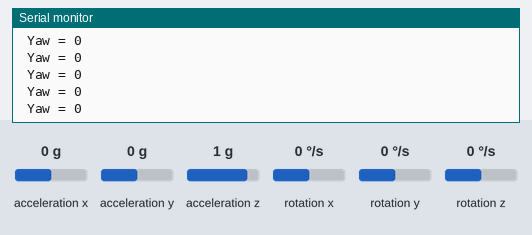
Simulated run of this sketch. Board: Arduino Uno, built with avr-gcc and run on an emulated ATmega328P. On the bench: the last lines printed to the serial monitor. The inputs (shaded band) are chosen by the test bench; at power-on: rotation z 0 °/s, acceleration x 0 g, acceleration y 0 g, acceleration z 1 g, rotation x 0 °/s, rotation y 0 °/s.

Above: at 1.2 s.
1.3 s: rotation z set to -192 °/s
At 1.9 s:
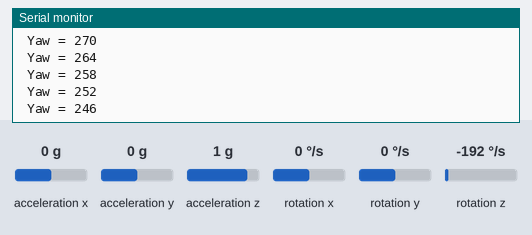
2.8 s: rotation z set to -100 °/s
At 3.6 s:
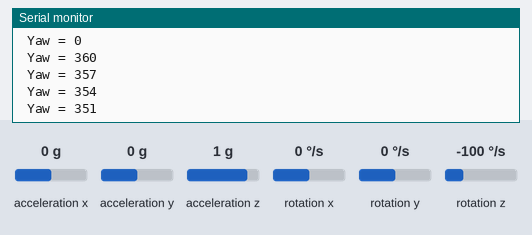
4.3 s: rotation z set to 0 °/s
At 5.3 s:
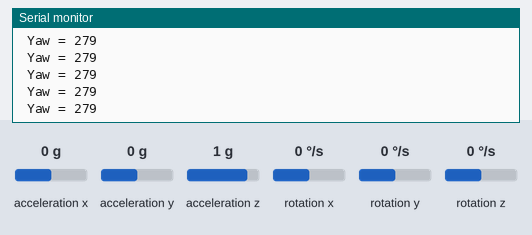
7.3 s: rotation z set to -100 °/s
At 8.2 s:
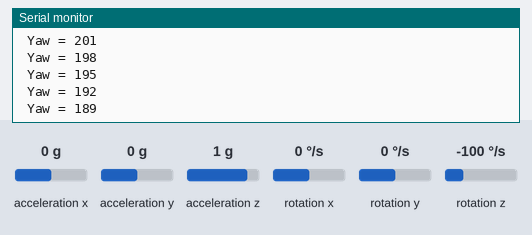
10.3 s: rotation z set to 192 °/s
At 11.4 s:
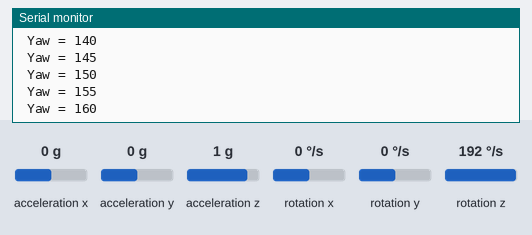
16.3 s: rotation z set to 100 °/s
At 17.3 s:
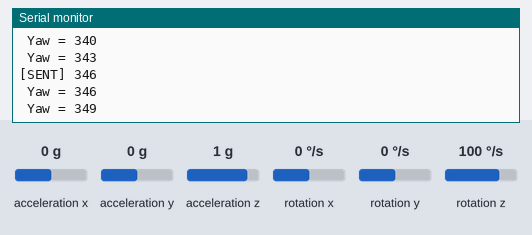
Timing chart, 0 to 19.3 s (numbered marks = the images above; inputs shaded):
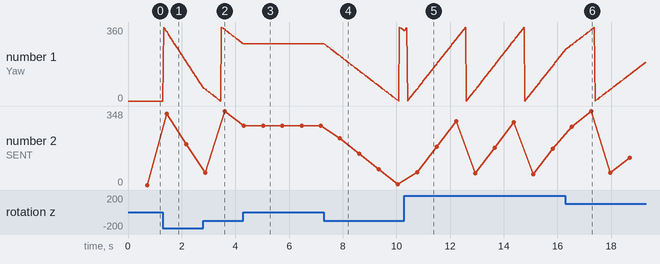

Measured:
- after the input at 1.3 s, the serial monitor: prints a new line at once (image 1)
- after the input at 2.8 s, the serial monitor: prints a new line at once (image 2)
- after the input at 7.3 s, the serial monitor: prints a new line at once (image 4)
- plotted number 1: 0 → 66 after the input at 1.3 s, 66 → 279 after the input at 2.8 s, 279 → 342 after the input at 7.3 s
- plotted number 2: 0 → 192 after the input at 1.3 s, 279 → 3 after the input at 7.3 s

The sketch:

gyro.ino
```cpp
#include <Wire.h>
#include "MPU6050.h"
#include <SoftwareSerial.h>

MPU6050 mpu;

SoftwareSerial communication(2, 3);

unsigned long timer = 0;
float timeStep = 0.03;

int yaw = 0;
float prev_time = 0;

void sendIntSerial(int x) {
  if (millis() - prev_time > 700) {
    uint8_t LSB = x;
    uint8_t MSB = x >> 8;
    communication.write(MSB);
    communication.write(LSB);

    prev_time = millis();
    Serial.print("[SENT] ");
    Serial.println(x);
  }
}

void setup() {
  Serial.begin(9600);
  communication.begin(9600);
  while (!mpu.begin(MPU6050_SCALE_2000DPS, MPU6050_RANGE_2G)) {
    Serial.println("Could not find a valid MPU6050 sensor, check wiring!");
    delay(500);
  }
  mpu.calibrateGyro();
  mpu.setThreshold(3);
}

void loop() {
  timer = millis();

  Vector norm = mpu.readNormalizeGyro();

  int tempYaw = yaw + norm.ZAxis * timeStep;
  if (tempYaw > 360) {
    yaw = 0;
  }
  else if (tempYaw < 0) {
    yaw = 360;
  }
  else {
    yaw = yaw + norm.ZAxis * timeStep;
  }

  sendIntSerial(yaw);

  Serial.print(" Yaw = ");
  Serial.println(yaw);

  delay((timeStep * 1000) - (millis() - timer));
}
```
